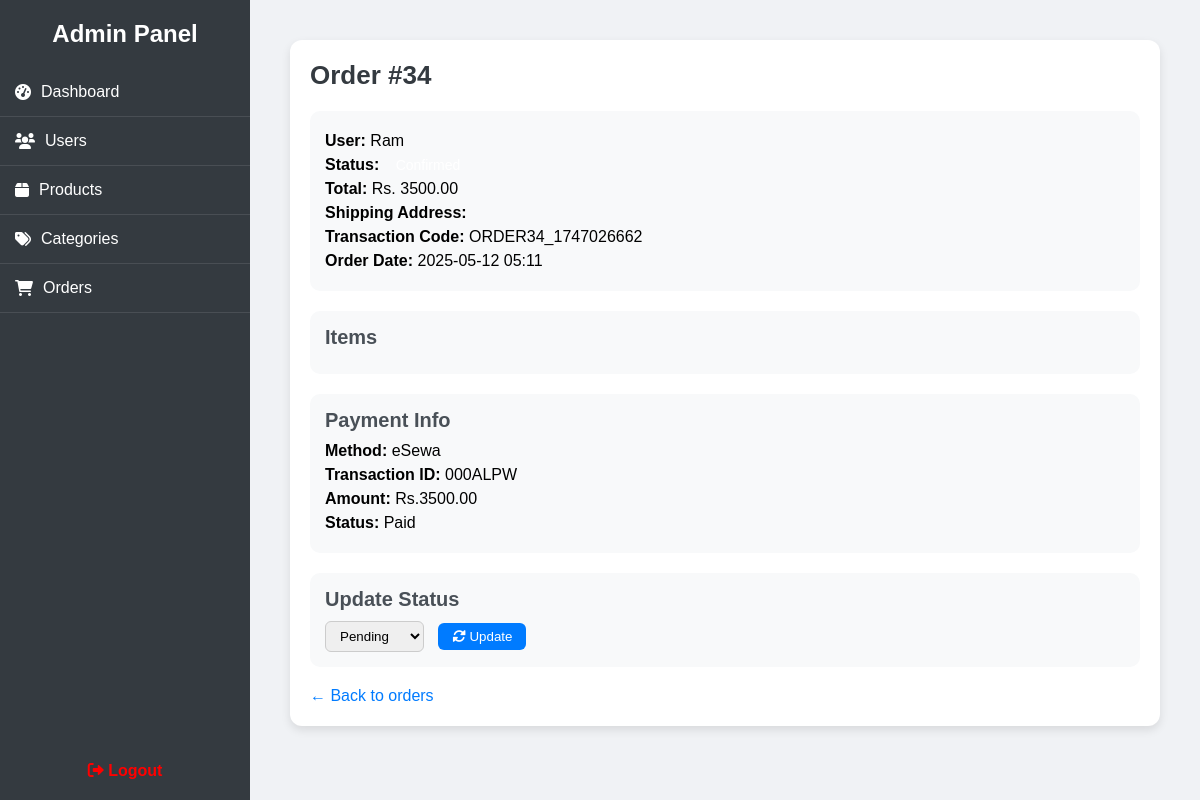
The page /accounts/admin/orders/34/ on the database its author committed.
### accounts/models.py (models this page shows, shortened)
class Order(models.Model):
    user = models.ForeignKey(CustomUser, on_delete=models.CASCADE)
    products = models.ManyToManyField(Product, through='OrderItem')
    total_price = models.DecimalField(max_digits=10, decimal_places=2)
    shipping_address = models.TextField()
    order_date = models.DateTimeField(auto_now_add=True)
    transaction_code = models.CharField(max_length=100, blank=True, null=True)
    status = models.CharField(
        max_length=20,
        choices=[("Pending", "Pending"), ("Shipped", "Shipped"), ("Delivered", "Delivered")],
        default="Pending"
    )

class CustomUser(AbstractUser):
    is_admin = models.BooleanField(default=False)
    profile_picture=models.ImageField(upload_to="profile_pictures/",default="profile_pictures/default.jpg")

class Payment(models.Model):
    order = models.ForeignKey(Order, on_delete=models.CASCADE)
    payment_method = models.CharField(max_length=50)
    transaction_id = models.CharField(max_length=100)
    amount = models.DecimalField(max_digits=10, decimal_places=2)
    payment_status = models.CharField(max_length=20)
    created_at = models.DateTimeField(auto_now_add=True)

### accounts/views.py (the view)
# urls.py: path('admin/orders/<int:order_id>/', views.order_detail, name='order_detail'),
def order_detail(request, order_id):
    order = get_object_or_404(Order, id=order_id)
    items = OrderItem.objects.filter(order=order)
    payment = Payment.objects.filter(order=order).first()
    return render(request, 'accounts/order_detail.html', {
        'order': order,
        'items': items,
        'payment': payment,
    })

### accounts/context_processors.py (called while the page is built)
def category_list(request):
    categories = Category.objects.all()
    return {"categories": categories}

### accounts/templates/accounts/order_detail.html (shortened to what this page needs)
{% extends 'accounts/admin_dashboard.html' %}
{% load static %}
{% block content %}
<div class="order-detail">
    <h2>Order #{{ order.id }}</h2>
    <div class="order-section">
        <p><strong>User:</strong> {{ order.user.username }}</p>
        <p><strong>Status:</strong>
            <span class="status-badge status-{{ order.status }}">{{ order.status }}</span>
        </p>
        <p><strong>Total:</strong> Rs. {{ order.total_price }}</p>
        <p><strong>Shipping Address:</strong> {{ order.shipping_address }}</p>
        <p><strong>Transaction Code:</strong> {{ order.transaction_code|default:"N/A" }}</p>
        <p><strong>Order Date:</strong> {{ order.order_date|date:"Y-m-d H:i" }}</p>
    </div>
    <div class="order-section">
        <h3>Items</h3>
    </div>
    <div class="order-section">
        <h3>Payment Info</h3>
        {% if payment %}
        <p><strong>Method:</strong> {{ payment.payment_method }}</p>
        <p><strong>Transaction ID:</strong> {{ payment.transaction_id }}</p>
        <p><strong>Amount:</strong> Rs.{{ payment.amount }}</p>
        <p><strong>Status:</strong> {{ payment.payment_status }}</p>
        {% else %}
        <p>No payment details.</p>
        {% endif %}
    </div>
    <div class="order-section">
        <h3>Update Status</h3>
        <form method="post" action="{% url 'update_order_status' order.id %}">
            <select name="status">
                <option value="Pending" {% if order.status == 'Pending' %}selected{% endif %}>Pending</option>
            </select>
            <button type="submit"><i class="fas fa-sync-alt"></i> Update</button>
        </form>
    </div>
    <a href="{% url 'admin_orders' %}" class="back-link">← Back to orders</a>
</div>
{% endblock %}

### accounts/templates/accounts/admin_dashboard.html (style rules this page uses)
* { margin: 0; padding: 0; box-sizing: border-box; font-family: 'Arial', sans-serif; }
body { display: flex; background: #f0f2f5; }

### accounts/templates/accounts/order_detail.html (style rules this page uses)
.order-detail { padding: 20px; background-color: #ffffff; border-radius: 12px; box-shadow: 0 4px 10px rgba(0, 0, 0, 0.1); margin: 20px; font-family: 'Segoe UI', sans-serif; }
.order-detail h2 { font-size: 26px; margin-bottom: 10px; color: #343a40; }
.order-section { margin-top: 20px; padding: 15px; background-color: #f8f9fa; border-radius: 10px; }
.order-section h3 { font-size: 20px; color: #495057; margin-bottom: 10px; }
.order-section p, .order-section li { font-size: 16px; margin: 6px 0; }
.status-badge { padding: 6px 12px; border-radius: 12px; color: #fff; font-weight: 500; font-size: 14px; }
form select { padding: 6px 10px; border-radius: 6px; border: 1px solid #ccc; }
form button { padding: 6px 14px; background-color: #007bff; color: white; border: none; border-radius: 6px; cursor: pointer; margin-left: 10px; transition: background-color 0.3s; }
.back-link { display: inline-block; margin-top: 20px; color: #007bff; text-decoration: none; font-weight: 500; }

### rows shown on the page
Order: id "34", user.username "Ram", total_price "3500.00", transaction_code "ORDER34_1747026662", order_date "2025-05-12 05:11"
Payment: payment_method "eSewa", transaction_id "000ALPW", amount "3500.00", payment_status "Paid"
